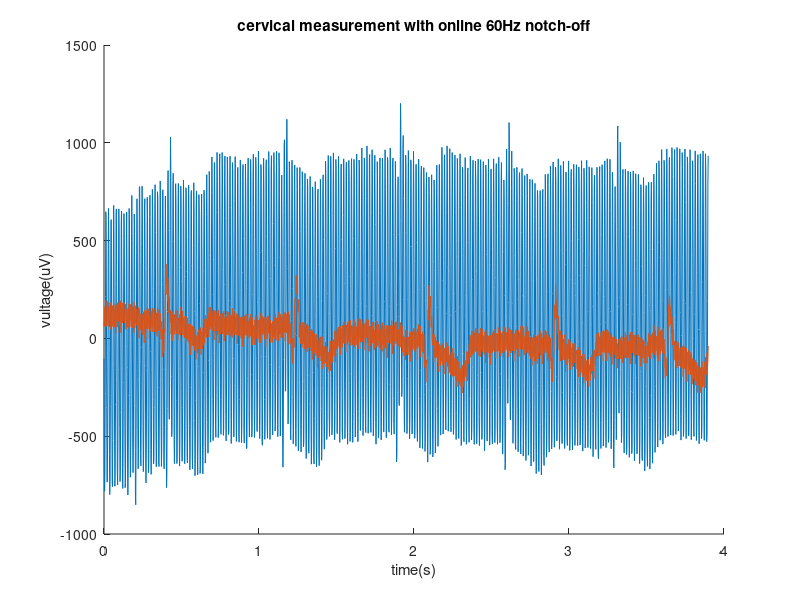
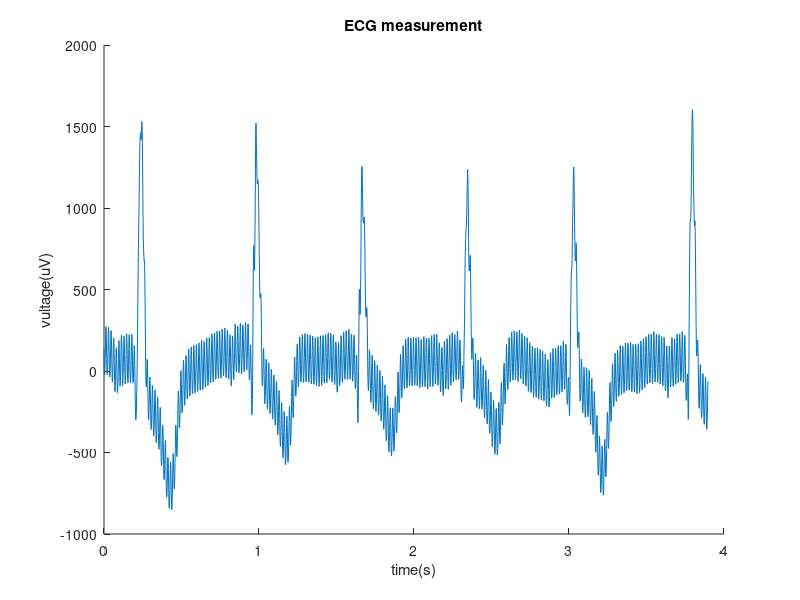

MATLAB code for these plots, in order: (Note: this script raises an error after producing the figures.)
clc
clear
close all

%% neck raw
Trial1 = load('neck_raw.mat');
T1_t = Trial1.ECG.times;
T1_data = Trial1.ECG.values;
figure()
hold on
plot(T1_t(1:2000),T1_data(1:2000));
title('cervical measurement')
xlabel('time(s)');
ylabel('vultage(uV)');
%% neck notch
Trial2 = load('neck_notch60.mat');
T2_t = Trial2.ECG.times;
T2_data = Trial2.ECG.values;

plot(T2_t(2000:4000)-T2_t(2000),T2_data(2000:4000));
title('cervical measurement with online 60Hz notch-off')
xlabel('time(s)');
ylabel('vultage(uV)');
%% chest raw
Trial1 = load('chest_raw.mat');
T1_t = Trial1.ECG.times;
T1_data = Trial1.ECG.values;
figure()
hold on
plot(T1_t(1:2000),T1_data(1:2000));
title('ECG measurement')
xlabel('time(s)');
ylabel('vultage(uV)');
%% chest notch
Trial2 = load('Chest_notch60.mat');
T2_t = Trial2.ECG.times;
T2_data = Trial2.ECG.values;
figure()
plot(T2_t(2000:4000)-T2_t(2000),T2_data(2000:4000));
title('ECG measurement with online 60Hz notch-off filter')
xlabel('time(s)');
ylabel('vultage(uV)');

